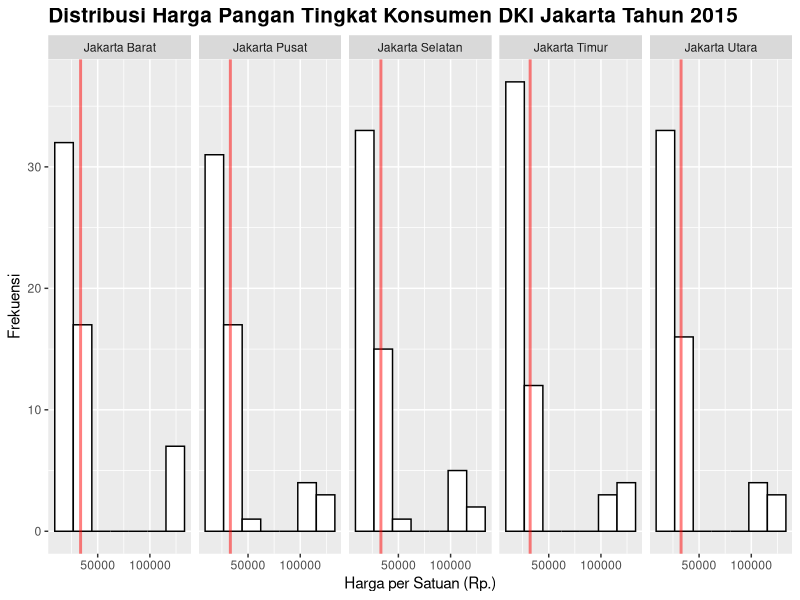
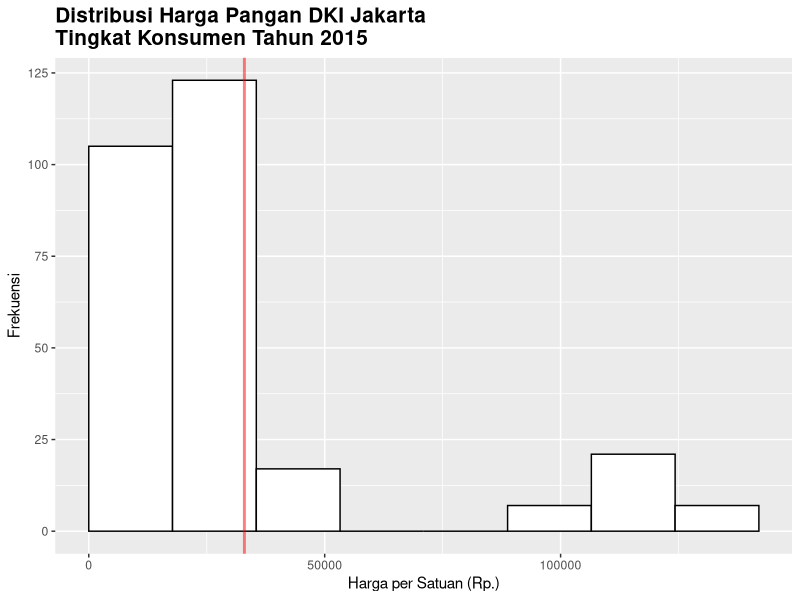
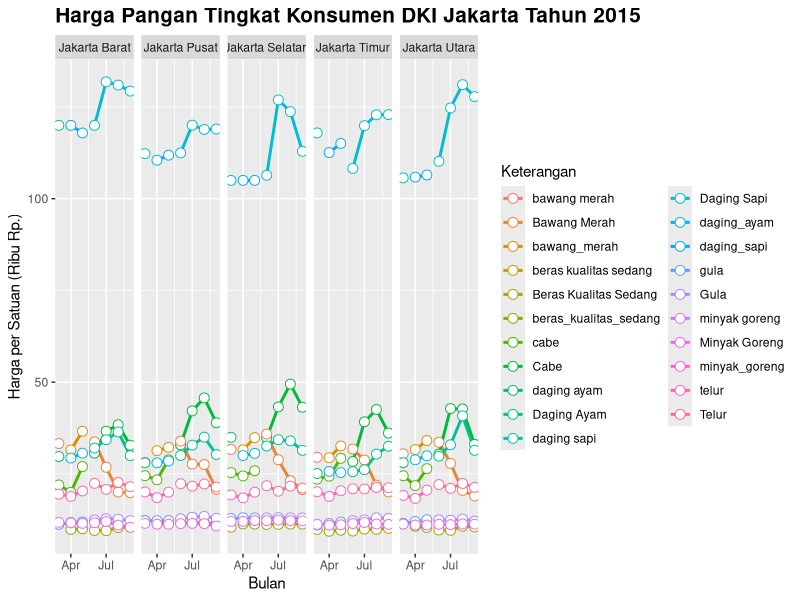

Here is the R script that generated these plots, in order:
## dc23_data_harga_komoditas
## R13_PANGAN_harga_pangan_tingkat_konsumen_maret_2015.csv
## R13_PANGAN_harga_pangan_tingkat_konsumen_april_2015.csv
## R13_PANGAN_harga_pangan_tingkat_konsumen_mei_2015.csv
## R13_PANGAN_harga_pangan_tingkat_konsumen_juni_2015.csv
## R13_PANGAN_harga_pangan_tingkat_konsumen_juli_2015.csv
## R13_PANGAN_harga_pangan_tingkat_konsumen_agustus_2015.csv
## R13_PANGAN_harga_pangan_tingkat_konsumen_september_2015.csv

getwd()
setwd('~/Workspaces/r-ta-analysys')
rm(list=ls())
library(ggplot2)
library(dplyr)

# remove scientific numeric
options(scipen=999)

# load data.frame
df3 <- read.csv(file.path('rawdata/dc23_data_harga_komoditas/R13_PANGAN_harga_pangan_tingkat_konsumen_maret_2015.csv'),
                stringsAsFactors = FALSE)
df3$Bulan <- as.Date('2015/3/1')
  
df4 <- read.csv(file.path('rawdata/dc23_data_harga_komoditas/R13_PANGAN_harga_pangan_tingkat_konsumen_april_2015.csv'),
                stringsAsFactors = FALSE)
df4$Bulan <- as.Date('2015/4/1')

df5 <- read.csv(file.path('rawdata/dc23_data_harga_komoditas/R13_PANGAN_harga_pangan_tingkat_konsumen_mei_2015.csv'),
                stringsAsFactors = FALSE)
df5$Bulan <- as.Date('2015/5/1')

df6 <- read.csv(file.path('rawdata/dc23_data_harga_komoditas/R13_PANGAN_harga_pangan_tingkat_konsumen_juni_2015.csv'),
                stringsAsFactors = FALSE)
df6$Bulan <- as.Date('2015/6/1')

df7 <- read.csv(file.path('rawdata/dc23_data_harga_komoditas/R13_PANGAN_harga_pangan_tingkat_konsumen_juli_2015.csv'),
                stringsAsFactors = FALSE)
df7$Bulan <- as.Date('2015/7/1')

df8 <- read.csv(file.path('rawdata/dc23_data_harga_komoditas/R13_PANGAN_harga_pangan_tingkat_konsumen_agustus_2015.csv'),
                stringsAsFactors = FALSE)
df8$Bulan <- as.Date('2015/8/1')

df9 <- read.csv(file.path('rawdata/dc23_data_harga_komoditas/R13_PANGAN_harga_pangan_tingkat_konsumen_september_2015.csv'),
                stringsAsFactors = FALSE)
df9$Bulan <- as.Date('2015/9/1')

## bind data
df <- rbind(df3,df4,df5,df6,df7,df8,df9)

## clean data
df$wilayah <- as.factor(df$wilayah)
df$komoditi <- as.factor(df$komoditi)
df$satuan <- as.factor(df$satuan)
df$harga_per_satuan <- as.numeric(df$harga_per_satuan)

names(df) <- c('Wilayah','Komoditi','Harga','Satuan','Tanggal')

## Data Visualization
df$Bulan <- as.factor(paste0(format(df$Tanggal,'%m')))

## Distribution
data_vlines <- data.frame(Wilayah=levels(df$Wilayah),
                         Harga=c(mean(filter(df, Wilayah == 'Jakarta Barat')$Harga),
                                 mean(filter(df, Wilayah == 'Jakarta Pusat')$Harga),
                                 mean(filter(df, Wilayah == 'Jakarta Selatan')$Harga),
                                 mean(filter(df, Wilayah == 'Jakarta Timur')$Harga),
                                 mean(filter(df, Wilayah == 'Jakarta Utara')$Harga)))

h <- round(3.5*sd(df$Harga)*length(df$Harga)^(-1/3))
dist_ <- ggplot(df, aes(x=Harga)) +
  geom_histogram(binwidth=h,
                 color='black',
                 fill='white') +
  ggtitle('Distribusi Harga Pangan Tingkat Konsumen DKI Jakarta Tahun 2015') +
  theme(plot.title=element_text(face='bold', size=15)) +
  labs(x='Harga per Satuan (Rp.)',
       y='Frekuensi') +
  geom_vline(data=data_vlines,
             aes(xintercept=Harga),
             color='red',
             size=1,
             alpha=.5) +
  facet_grid(. ~ Wilayah)
dist_

# primitive
break_point <- c(0,17753,35506,53259,71012,88765,106518,124271,142024)
distAll_ <- ggplot(df, aes(x=Harga)) +
  geom_histogram(breaks = break_point,
                 color='black',
                 fill='white') +
  ggtitle('Distribusi Harga Pangan DKI Jakarta\nTingkat Konsumen Tahun 2015') +
  theme(plot.title=element_text(face='bold', size=15)) +
  labs(x='Harga per Satuan (Rp.)',
       y='Frekuensi') +
  geom_vline(data=data_vlines,
             xintercept=mean(df$Harga),
             color='red',
             size=1,
             alpha=.5)
distAll_

# Line chart
line_ <- ggplot(df, aes(x=Tanggal, y=Harga/1000)) +
  geom_line(aes(color=Komoditi),size=1) +
  geom_point(aes(color=Komoditi),
             size=3,
             shape=21,
             fill='white') +
  labs(color='Keterangan',
       x='Bulan',
       y='Harga per Satuan (Ribu Rp.)') +
  ggtitle('Harga Pangan Tingkat Konsumen DKI Jakarta Tahun 2015') +
  theme(plot.title=element_text(face="bold", size=15)) +
  facet_grid(. ~ Wilayah)
line_

# write data
# write.csv(df, "df.csv", row.names=FALSE, na="")
